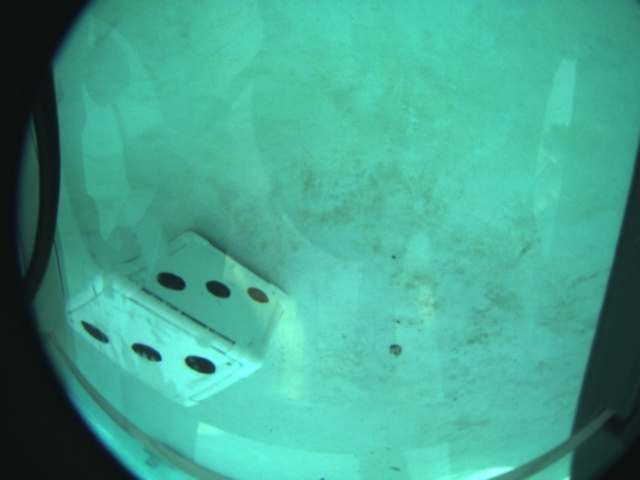
#> input picture auv_cal_state_la_2017/scripts/dice_test_data/dice1521499296635.jpg, 640 x 480 px, given as the content of the folder ./pos_dice, which was not available
$ python preprocesstesting.py   (older library calls are emulated)
#> lines starting #> are read from the running program, lines starting #| are printed output that depends on the picture; pictures that were not available may be replaced by others from this repository, and a replacement may not be noted
### auv_cal_state_la_2017/scripts/test/DiceClassifier.py
import cv2
import glob
import numpy as np
import utils as ut
from sklearn import svm
from random import shuffle
import Classifier

class DiceClassifier:

    def __init__(self):
        self.minDim = 80
        self.blockSize = (16,16)
        self.blockStride = (8,8)
        self.cellSize = (8,8)
        self.nbins = 9
        self.derivAperture = 1
        self.winSigma = -1
        self.histogramNormType = 0
        self.L2HysThreshold = 2.1e-1
        self.gammaCorrection = 0
        self.nlevels = 64
        self.dims = (144,144)
        self.hog = self.get_hog()
        self.lsvm = self.get_lsvm()

    '''note that the height and widths must be multiples of 8 in order to use a HOOG'''
    def get_hog(self):
        return cv2.HOGDescriptor(self.dims, self.blockSize, self.blockStride, self.cellSize, self.nbins, self.derivAperture, self.winSigma, self.histogramNormType, self.L2HysThreshold, self.gammaCorrection, self.nlevels)

    def get_lsvm(self):
        pos_imgs = []
        neg_imgs = []

        for img in glob.glob('./pos_dice/*.jpg'):
            n = cv2.imread(img)
#> n is the input picture: shape (480, 640, 3); mean B, G, R 144, 164.8, 68.7
            resized = cv2.resize(n, self.dims)
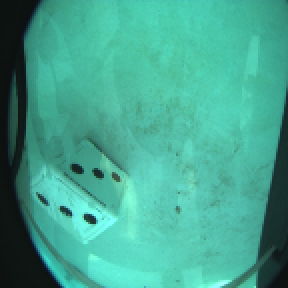
#> resized: shape (144, 144, 3) (shown 2 times larger); mean B, G, R 144, 164.8, 68.7
            pos_imgs.append(resized)

        for img in glob.glob('./neg_images/*.jpg'):
            n = cv2.imread(img)
            neg_imgs.append(n)

        def getFeaturesWithLabel(imgData, hog, dims, label):
#> called with dims = (144, 144), label = 1
            data = []
            for img in imgData:
                img = cv2.resize(img, dims)
                #for images with transparency layer, reduce to 3 layers
                feat = hog.compute(img[:,:,:3])
                data.append((feat, label))
#> this loop made 1 pass
#> after the loop, data = 1 item
            return data

        pdata = getFeaturesWithLabel(pos_imgs, self.hog, self.dims, 1)
#> pdata = 1 item
        ndata = getFeaturesWithLabel(neg_imgs, self.hog, self.dims, 0)
#> the loop in getFeaturesWithLabel (call 2), `for img in imgData:` made 1 pass
#> ndata = 1 item

        data = pdata + ndata
#> data = 2 items
        shuffle(data)

        feat, labels =  map(list, zip(*data))
#> feat = 2 items; labels = [1, 0]
        feat = [x.flatten() for x in feat]

        sample_size = len(feat)
#> sample_size = 2
        train_size = int(round(0.8*sample_size))
#> train_size = 2

        train_feat = np.array(feat[:train_size], np.float32)
        test_feat = np.array(feat[train_size: sample_size], np.float32)
#> test_feat = empty array
        train_label = np.array(labels[:train_size])
#> train_label = [1, 0]
        test_label = np.array(labels[train_size:sample_size])
#> test_label = empty array
        lsvm = svm.SVC(gamma=5, C= .5 , kernel="linear", probability=True)
        lsvm.fit(train_feat, train_label)

        print lsvm.score(train_feat, train_label)
#| 0.5
#> (the run stopped early here; a loop or call above may not have finished)

$ run again, on auv_cal_state_la_2017/scripts/dice_test_data/dice1521499312605.jpg
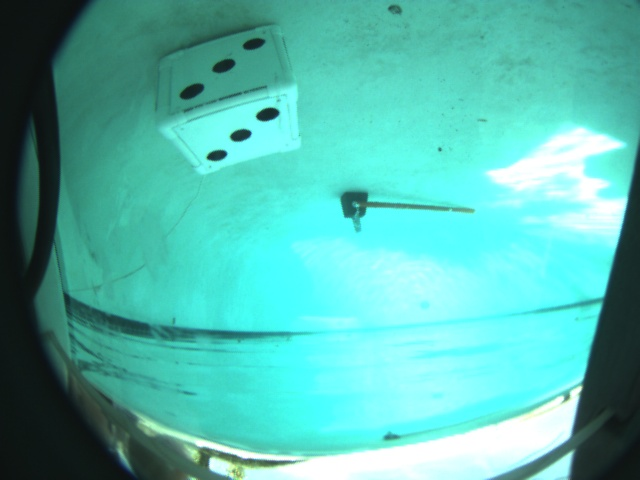
#> input picture auv_cal_state_la_2017/scripts/dice_test_data/dice1521499312605.jpg, 640 x 480 px, given as the content of the folder ./pos_dice, which was not available
#> in get_lsvm, n is the input picture: shape (480, 640, 3); mean B, G, R 174.2, 184.9, 85.3
#> in get_lsvm, `resized = cv2.resize(n, self.dims)`:
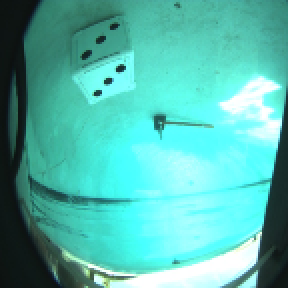
#> resized: shape (144, 144, 3) (shown 2 times larger); mean B, G, R 174.1, 184.9, 85.2
#> the loop in getFeaturesWithLabel, `for img in imgData:` made 1 pass
#> after the loop in getFeaturesWithLabel, `for img in imgData:`: data = 1 item
#> the loop in getFeaturesWithLabel (call 2), `for img in imgData:` made 1 pass
#> in get_lsvm, `data = pdata + ndata`: data = 2 items
#> labels = [1, 0]
#> sample_size = 2
#> test_feat = empty array
#> train_label = [1, 0]
#> test_label = empty array
#| 0.5

$ run again, on auv_cal_state_la_2017/scripts/dice_test_data/dice1521499327765.jpg
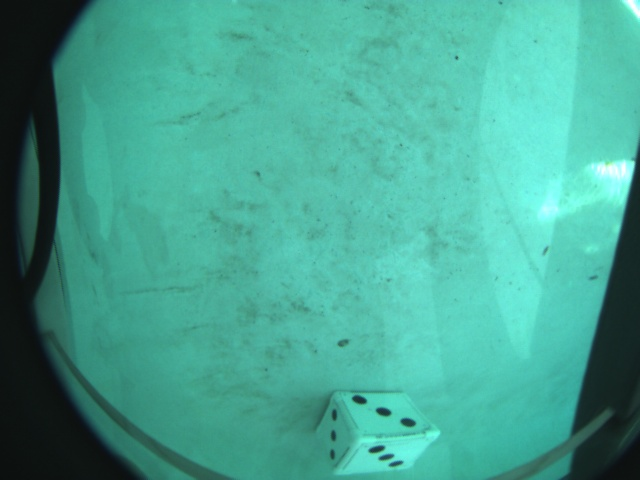
#> input picture auv_cal_state_la_2017/scripts/dice_test_data/dice1521499327765.jpg, 640 x 480 px, given as the content of the folder ./pos_dice, which was not available
#> in get_lsvm, n is the input picture: shape (480, 640, 3); mean B, G, R 145.4, 163.1, 70.3
#> in get_lsvm, `resized = cv2.resize(n, self.dims)`:
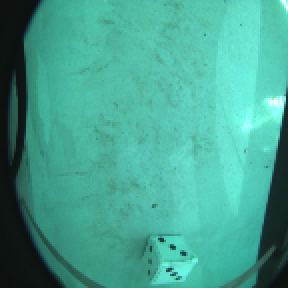
#> resized: shape (144, 144, 3) (shown 2 times larger); mean B, G, R 145.3, 163.1, 70.2
#> the loop in getFeaturesWithLabel, `for img in imgData:` made 1 pass
#> after the loop in getFeaturesWithLabel, `for img in imgData:`: data = 1 item
#> the loop in getFeaturesWithLabel (call 2), `for img in imgData:` made 1 pass
#> in get_lsvm, `data = pdata + ndata`: data = 2 items
#> labels = [1, 0]
#> sample_size = 2
#> test_feat = empty array
#> train_label = [1, 0]
#> test_label = empty array
#| 0.5
